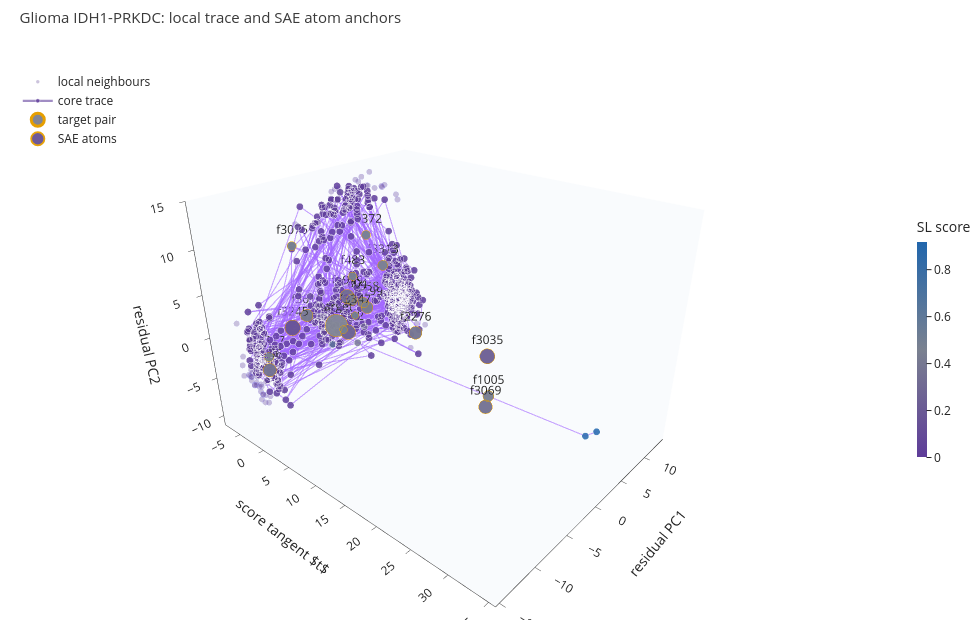

Notebook code cell kept with this figure:
### Markdown cell above
## Local Trace And Atom Anchors

For neighbours $x_i$, the horizontal coordinate is $t_i=(x_i-x_0)^\top v$. The two remaining coordinates are the first two PCs of $(I-vv^\top)(x_i-x_0)$. Each SAE atom anchor is an activation-weighted barycentre of core-trace coordinates.

### Code cell
LOCAL_NEIGHBOR_COUNT = 600
CORE_RADIUS_QUANTILE = 0.92
ATOM_COUNT = 24

geometry = local_trace_geometry(
    Xn,
    y,
    target_idx=target_idx,
    direction=state["direction"],
    neighbor_count=LOCAL_NEIGHBOR_COUNT,
    metric=str(projection_cfg["metric"]),
    core_radius_quantile=CORE_RADIUS_QUANTILE,
    seed=SEED,
)
atom_table = feature_anchor_table(
    model,
    Xn,
    geometry,
    feature_rank,
    llm_summary,
    atom_count=ATOM_COUNT,
    device=DEVICE,
)

display(atom_table[["feature", "joint_rank_score", "z0", "jvp", "c_star", "confidence", "anchor_t", "anchor_pc1", "anchor_pc2"]].round(4))
plot_local_trace(geometry, atom_table, title=f"{TARGET_CANCER} {TARGET_PRIMARY}-{TARGET_PARTNER}: local trace and SAE atom anchors")

### Figure 1 — Plotly figure (JSON) as saved in the notebook; plotly's stock layout.template omitted (floating-point values rounded to 4 significant figures; data arrays with more than 128 entries replaced by an {"elided": "..."} marker saying what was removed)
{"data": [{"hoverinfo": "skip", "marker": {"cmax": 0.9157, "cmin": 1.359e-05, "color": {"elided": "600 float values"}, "colorbar": {"len": 0.46, "outlinewidth": 0, "thickness": 10, "title": {"text": "SL score"}}, "colorscale": [[0.0, "#5E3C99"], [0.5, "#7A8190"], [1.0, "#2166AC"]], "line": {"color": "rgba(31,42,95,0.18)", "width": 0.25}, "opacity": 0.32, "size": 3.4}, "mode": "markers", "name": "local neighbours", "x": {"elided": "600 float values"}, "y": {"elided": "600 float values"}, "z": {"elided": "600 float values"}, "type": "scatter3d"}, {"hoverinfo": "skip", "line": {"color": "rgba(94,60,153,0.58)", "width": 2.2}, "marker": {"cmax": 0.9157, "cmin": 1.359e-05, "color": {"elided": "553 float values"}, "colorscale": [[0.0, "#5E3C99"], [0.5, "#7A8190"], [1.0, "#2166AC"]], "line": {"color": "white", "width": 0.45}, "opacity": 0.78, "showscale": false, "size": 4.2}, "mode": "markers+lines", "name": "core trace", "x": {"elided": "553 float values"}, "y": {"elided": "553 float values"}, "z": {"elided": "553 float values"}, "type": "scatter3d"}, {"hoverinfo": "skip", "marker": {"color": "rgba(125,129,144,0.96)", "line": {"color": "#E69F00", "width": 3.0}, "size": 13}, "mode": "markers+text", "name": "target pair", "text": ["target"], "textposition": "top center", "x": [0.0], "y": [-4.394], "z": [-0.3116], "type": "scatter3d"}, {"hoverinfo": "text", "hovertext": ["oncogenic hyperproliferation with mitochondrial-biosynthetic support dependence", "replication-stress–buffered hyperproliferative state with checkpoint/chromatin co-dependence", "replication-coupled genome maintenance and checkpoint buffering", "growth-factor/kinase-driven anti-apoptotic state with collateral DNA replication/repair dependence", "not selected for LLM explanation", "not selected for LLM explanation", "not selected for LLM explanation", "not selected for LLM explanation", "not selected for LLM explanation", "not selected for LLM explanation", "not selected for LLM explanation", "not selected for LLM explanation", "not selected for LLM explanation", "not selected for LLM explanation", "not selected for LLM explanation", "not selected for LLM explanation", "not selected for LLM explanation", "not selected for LLM explanation", "not selected for LLM explanation"], "marker": {"cmax": 1.0, "cmin": 0.0, "color": [0.85, 0.77, 0.74, 0.69, 0.65, 0.64, 0.63, 0.59, 0.58, 0.58, 0.57, 0.56, 0.55, 0.545, 0.54, 0.54, 0.53, 0.51, 0.505], "colorscale": [[0.0, "#2166AC"], [0.55, "#7A8190"], [1.0, "#5E3C99"]], "line": {"color": "#E69F00", "width": 1.8}, "opacity": 0.96, "showscale": false, "size": [18.0, 17.47, 16.95, 16.42, 15.89, 15.37, 14.84, 14.32, 13.79, 13.26, 12.74, 12.21, 11.68, 11.16, 10.37, 10.37, 9.579, 9.053, 8.526]}, "mode": "markers+text", "name": "SAE atoms", "text": ["f3245", "f3035", "f1832", "f1949", "f3069", "f256", "f2276", "f3619", "f2199", "f2804", "f1005", "f1558", "f3313", "f3217", "f3076", "f3372", "f483", "f3620", "f3347"], "textposition": "top center", "x": [-3.719, 16.77, -3.571, -4.023, 23.7, -2.542, 4.765, -4.185, -3.84, -3.947, 22.03, -4.091, -4.429, -3.452, -5.631, -3.646, -3.264, -3.851, -2.229], "y": [-7.863, 3.996, -0.2554, 0.32, -3.908, -12.04, 3.809, -5.513, 3.17, 0.9538, -1.597, 2.829, 6.554, -11.42, -5.623, 3.522, 0.8038, -0.7044, 0.01973], "z": [-0.3556, -2.425, -3.871, 0.5576, -2.334, -3.554, -3.071, 0.1727, -1.868, -0.05987, -2.881, -1.151, 2.555, -2.464, 8.25, 7.488, 3.195, -3.443, -1.346], "type": "scatter3d"}], "layout": {"title": {"font": {"size": 15, "color": "#3A3A3A"}, "text": "Glioma IDH1-PRKDC: local trace and SAE atom anchors", "x": 0.02, "y": 0.98}, "margin": {"l": 0, "r": 0, "t": 56, "b": 0}, "legend": {"x": 0.02, "y": 0.98, "bgcolor": "rgba(255,255,255,0.72)"}, "scene": {"xaxis": {"title": {"text": "score tangent $t$"}, "showbackground": true, "backgroundcolor": "rgba(249,251,253,1)"}, "yaxis": {"title": {"text": "residual PC1"}, "showbackground": true, "backgroundcolor": "rgba(249,251,253,1)"}, "zaxis": {"title": {"text": "residual PC2"}, "showbackground": true, "backgroundcolor": "rgba(249,251,253,1)"}, "aspectratio": {"x": 1.28, "y": 1.0, "z": 0.86}, "camera": {"eye": {"x": 1.38, "y": -1.55, "z": 1.05}, "center": {"x": 0.02, "y": 0.0, "z": -0.03}}, "aspectmode": "manual"}, "width": 980, "height": 620}}
